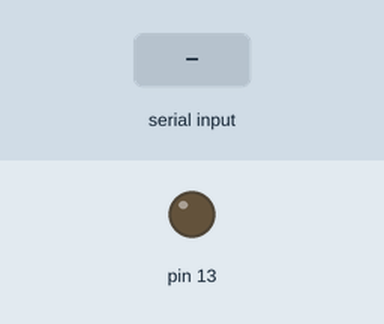
The sketch below on a simulated Arduino Uno, built with avr-gcc and run on an emulated ATmega328P. Shown: output pins drawn as LEDs (lit = HIGH). The inputs (shaded band) are chosen by the test bench.

Above: at 1.2 s.
1.3 s: "2" received over Serial
At 2.2 s:
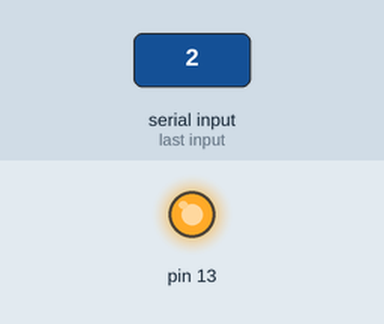
2.8 s: "3" received over Serial
At 3.4 s:
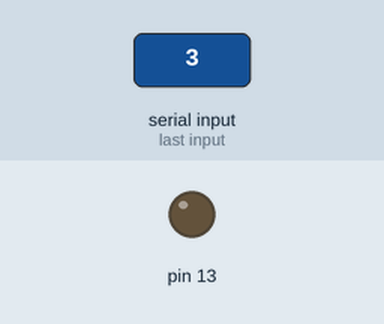
Timing chart, 0 to 5.8 s (numbered marks = the images above; inputs shaded):
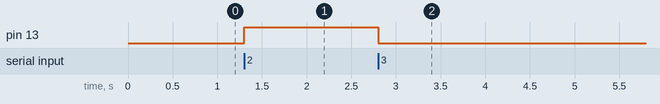

Measured:
- after the input at 1.3 s, pin 13: LOW → HIGH at once
- after the input at 2.8 s, pin 13: HIGH → LOW at once

The sketch:

red_led_lightuu.ino
```cpp
 const int LED=13;
 void setup() {
  // put your setup code here, to run once:
pinMode(13,OUTPUT);
Serial.begin(9600);
}


void loop() {
  // put your main code here, to run repeatedly:
while (Serial.available())
{
  char p=Serial.read();
  if (p=='2')
  {
    digitalWrite(13,1);
  }
  else if (p=='3')
{
  digitalWrite(13,0);
}

}
}
```
